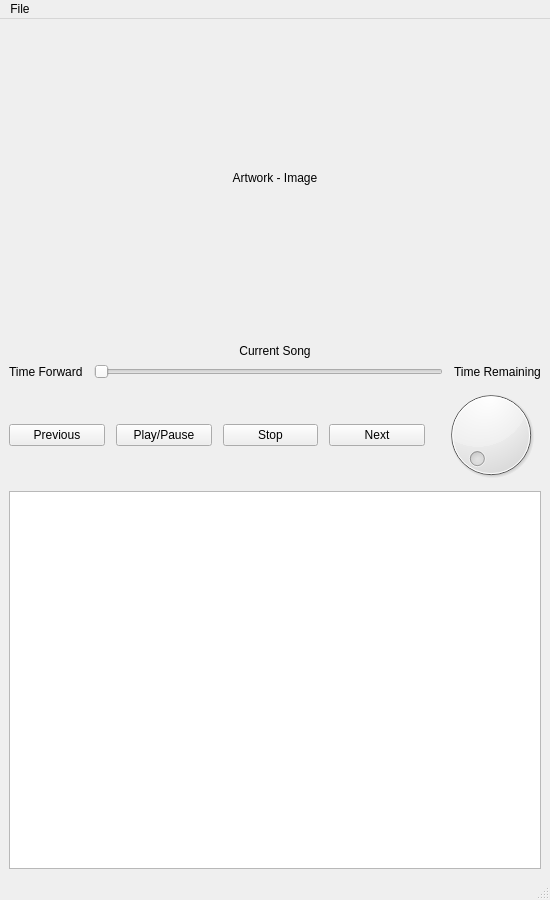
<?xml version="1.0" encoding="UTF-8"?>
<ui version="4.0">
 <class>MainWindow</class>
 <widget class="QMainWindow" name="MainWindow">
  <property name="geometry">
   <rect>
    <x>0</x>
    <y>0</y>
    <width>550</width>
    <height>900</height>
   </rect>
  </property>
  <property name="windowTitle">
   <string>iMusic Player</string>
  </property>
  <property name="styleSheet">
   <string notr="true">background-image: url(:/img_source/img-src/main-bg.png);</string>
  </property>
  <widget class="QWidget" name="centralwidget">
   <layout class="QVBoxLayout" name="verticalLayout_2">
    <item>
     <layout class="QVBoxLayout" name="verticalLayout">
      <item>
       <widget class="QLabel" name="label_ArtWork">
        <property name="minimumSize">
         <size>
          <width>0</width>
          <height>300</height>
         </size>
        </property>
        <property name="text">
         <string>Artwork - Image</string>
        </property>
        <property name="alignment">
         <set>Qt::AlignCenter</set>
        </property>
       </widget>
      </item>
      <item>
       <spacer name="verticalSpacer">
        <property name="orientation">
         <enum>Qt::Vertical</enum>
        </property>
        <property name="sizeType">
         <enum>QSizePolicy::Minimum</enum>
        </property>
        <property name="sizeHint" stdset="0">
         <size>
          <width>20</width>
          <height>10</height>
         </size>
        </property>
       </spacer>
      </item>
      <item>
       <widget class="QLabel" name="label_CurrentSong">
        <property name="text">
         <string>Current Song</string>
        </property>
        <property name="alignment">
         <set>Qt::AlignCenter</set>
        </property>
       </widget>
      </item>
     </layout>
    </item>
    <item>
     <layout class="QHBoxLayout" name="horizontalLayout_2">
      <item>
       <widget class="QLabel" name="label_TimeForward">
        <property name="text">
         <string>Time Forward</string>
        </property>
       </widget>
      </item>
      <item>
       <spacer name="horizontalSpacer_5">
        <property name="orientation">
         <enum>Qt::Horizontal</enum>
        </property>
        <property name="sizeType">
         <enum>QSizePolicy::Minimum</enum>
        </property>
        <property name="sizeHint" stdset="0">
         <size>
          <width>5</width>
          <height>5</height>
         </size>
        </property>
       </spacer>
      </item>
      <item>
       <widget class="QSlider" name="slider_TimeLine">
        <property name="orientation">
         <enum>Qt::Horizontal</enum>
        </property>
       </widget>
      </item>
      <item>
       <spacer name="horizontalSpacer_6">
        <property name="orientation">
         <enum>Qt::Horizontal</enum>
        </property>
        <property name="sizeType">
         <enum>QSizePolicy::Minimum</enum>
        </property>
        <property name="sizeHint" stdset="0">
         <size>
          <width>5</width>
          <height>5</height>
         </size>
        </property>
       </spacer>
      </item>
      <item>
       <widget class="QLabel" name="label_TimeRemaining">
        <property name="text">
         <string>Time Remaining</string>
        </property>
       </widget>
      </item>
     </layout>
    </item>
    <item>
     <layout class="QHBoxLayout" name="horizontalLayout">
      <item>
       <widget class="QPushButton" name="button_Previous">
        <property name="text">
         <string>Previous</string>
        </property>
       </widget>
      </item>
      <item>
       <spacer name="horizontalSpacer">
        <property name="orientation">
         <enum>Qt::Horizontal</enum>
        </property>
        <property name="sizeType">
         <enum>QSizePolicy::Fixed</enum>
        </property>
        <property name="sizeHint" stdset="0">
         <size>
          <width>5</width>
          <height>5</height>
         </size>
        </property>
       </spacer>
      </item>
      <item>
       <widget class="QPushButton" name="button_PlayPause">
        <property name="text">
         <string>Play/Pause</string>
        </property>
       </widget>
      </item>
      <item>
       <spacer name="horizontalSpacer_2">
        <property name="orientation">
         <enum>Qt::Horizontal</enum>
        </property>
        <property name="sizeType">
         <enum>QSizePolicy::Fixed</enum>
        </property>
        <property name="sizeHint" stdset="0">
         <size>
          <width>5</width>
          <height>5</height>
         </size>
        </property>
       </spacer>
      </item>
      <item>
       <widget class="QPushButton" name="button_Stop">
        <property name="text">
         <string>Stop</string>
        </property>
       </widget>
      </item>
      <item>
       <spacer name="horizontalSpacer_3">
        <property name="orientation">
         <enum>Qt::Horizontal</enum>
        </property>
        <property name="sizeType">
         <enum>QSizePolicy::Fixed</enum>
        </property>
        <property name="sizeHint" stdset="0">
         <size>
          <width>5</width>
          <height>5</height>
         </size>
        </property>
       </spacer>
      </item>
      <item>
       <widget class="QPushButton" name="button_Next">
        <property name="text">
         <string>Next</string>
        </property>
       </widget>
      </item>
      <item>
       <spacer name="horizontalSpacer_4">
        <property name="orientation">
         <enum>Qt::Horizontal</enum>
        </property>
        <property name="sizeType">
         <enum>QSizePolicy::Fixed</enum>
        </property>
        <property name="sizeHint" stdset="0">
         <size>
          <width>10</width>
          <height>10</height>
         </size>
        </property>
       </spacer>
      </item>
      <item>
       <widget class="QDial" name="dial_Volume">
        <property name="cursor">
         <cursorShape>PointingHandCursor</cursorShape>
        </property>
        <property name="maximum">
         <number>100</number>
        </property>
       </widget>
      </item>
     </layout>
    </item>
    <item>
     <layout class="QVBoxLayout" name="verticalLayout_3">
      <item>
       <widget class="QListWidget" name="listWidget_PlayList"/>
      </item>
     </layout>
    </item>
   </layout>
  </widget>
  <widget class="QMenuBar" name="menubar">
   <property name="geometry">
    <rect>
     <x>0</x>
     <y>0</y>
     <width>550</width>
     <height>24</height>
    </rect>
   </property>
   <widget class="QMenu" name="menuFile">
    <property name="title">
     <string>File</string>
    </property>
    <addaction name="actionOpen_File"/>
    <addaction name="separator"/>
    <addaction name="actionClose"/>
   </widget>
   <addaction name="menuFile"/>
  </widget>
  <widget class="QStatusBar" name="statusbar"/>
  <action name="actionNew">
   <property name="text">
    <string>New</string>
   </property>
  </action>
  <action name="actionOpen_File">
   <property name="icon">
    <iconset resource="images_source.qrc">
     <normaloff>:/img_source/img-src/open.png</normaloff>:/img_source/img-src/open.png</iconset>
   </property>
   <property name="text">
    <string>Open File</string>
   </property>
  </action>
  <action name="actionClose">
   <property name="icon">
    <iconset resource="images_source.qrc">
     <normaloff>:/img_source/img-src/close.png</normaloff>:/img_source/img-src/close.png</iconset>
   </property>
   <property name="text">
    <string>Close</string>
   </property>
  </action>
 </widget>
 <resources>
  <include location="images_source.qrc"/>
 </resources>
 <connections/>
</ui>
